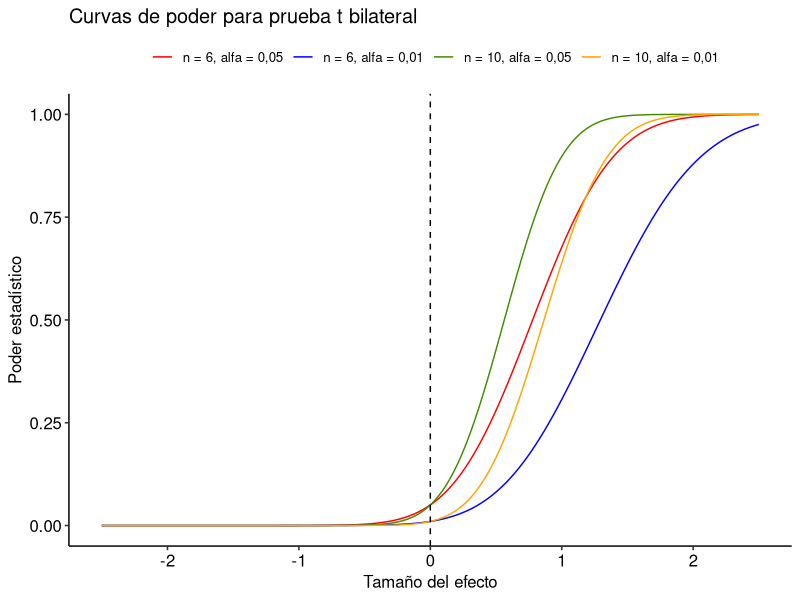

Source code (R):
library(ggpubr)
library(tidyverse)

# Generar un vector con un rango de valores para la efecto
# de medias.
efecto <- seq(-2.5, 2.5, 0.01)

# Calcular el poder para una prueba t unilateral, para cada tamaño
# del efecto , asumiendo una muestra con desviación estándar igual a 1.
# Se consideran 4 escenarios para calcular el poder :
# 1. Una muestra de tamaño 6 y nivel de significación 0.05.
# 2. Una muestra de tamaño 6 y nivel de significación 0.01.
# 3. Una muestra de tamaño 10 y nivel de significación 0.05.
# 4. Una muestra de tamaño 10 y nivel de significación 0.01.

n_6_alfa_05 <- power.t.test(n = 6,
                            delta = efecto,
                            sd = 1,
                            sig.level = 0.05,
                            type = "one.sample",
                            alternative = "one.sided")$power

n_6_alfa_01 <- power.t.test(n = 6,
                            delta = efecto,
                            sd = 1,
                            sig.level = 0.01,
                            type = "one.sample",
                            alternative = "one.sided")$power

n_10_alfa_05 <- power.t.test(n = 10,
                             delta = efecto,
                             sd = 1,
                             sig.level = 0.05 ,
                             type = "one.sample",
                             alternative = "one.sided")$power

n_10_alfa_01 <- power.t.test(n = 10,
                             delta = efecto,
                             sd = 1,
                             sig.level = 0.01,
                             type = "one.sample",
                             alternative = "one.sided")$power

# Construir matriz de datos en formato ancho.
datos <- data.frame(efecto, n_6_alfa_05, n_6_alfa_01,
                    n_10_alfa_05, n_10_alfa_01)

# Llevar a formato largo .
datos <- datos %>% pivot_longer(!"efecto",
                                names_to = "fuente",
                                values_to = "poder")

# Formatear fuente como variable categórica.
niveles <- c("n_6_alfa_05", "n_6_alfa_01", "n_10_alfa_05",
             "n_10_alfa_01")

etiquetas <- c("n = 6, alfa = 0,05", "n = 6, alfa = 0,01", "n = 10, alfa = 0,05",
               "n = 10, alfa = 0,01")

datos[["fuente"]] <- factor(datos[["fuente"]], levels = niveles,
                            labels = etiquetas)

# Graficar las curvas de poder.
g <- ggplot(datos, aes(efecto, poder, colour = factor(fuente)))
g <- g + geom_line()
g <- g + labs(colour = "")
g <- g + ylab("Poder estadístico")
g <- g + xlab("Tamaño del efecto")

g <- g + scale_color_manual(values = c("red", "blue", "chartreuse4",
                                       "orange"))

g <- g + theme_pubr()
g <- g + ggtitle("Curvas de poder para prueba t bilateral")
g <- g + geom_vline(xintercept = 0, linetype = "dashed")

print(g)